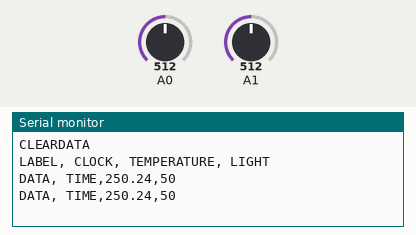
A sketch run on a simulated Arduino Uno, built with avr-gcc and run on an emulated ATmega328P. Shown: the last lines printed to the serial monitor. The inputs (shaded band) are chosen by the test bench; at power-on: A0 = 512, A1 = 512.

Above: at 1.8 s.
1.9 s: A0 set to 716
At 2.8 s:
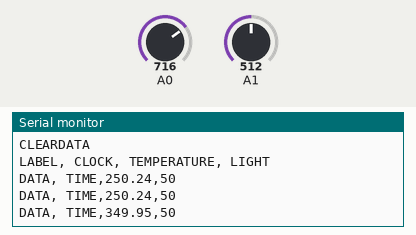
3.4 s: A1 set to 716
At 4.7 s:
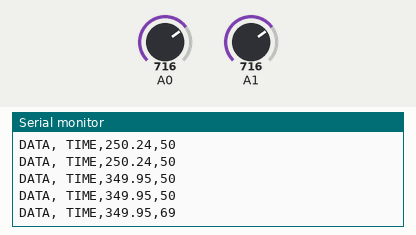
4.9 s: A0 set to 900
At 5.6 s:
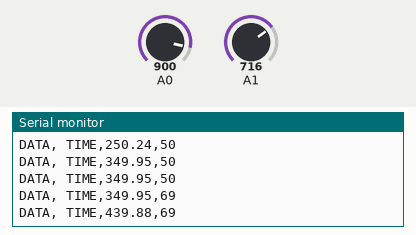
6.4 s: A1 set to 900
At 7.8 s:
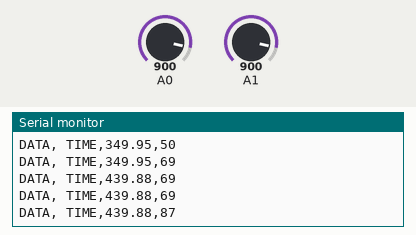
Timing chart, 0 to 8.9 s (numbered marks = the images above; inputs shaded):
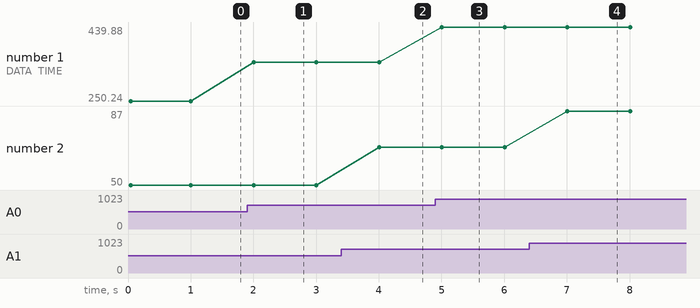

Measured:
- after the input at 1.9 s, the serial monitor: prints a new line after 0.10 s (image 1)
- after the input at 3.4 s, the serial monitor: prints a new line after 0.61 s (image 2)
- after the input at 4.9 s, the serial monitor: prints a new line after 0.11 s (image 3)
- after the input at 6.4 s, the serial monitor: prints a new line after 0.61 s (image 4)
- plotted number 1: 250.24 → 349.95 after the input at 1.9 s, 349.95 → 439.88 after the input at 4.9 s
- plotted number 2: 50 → 69 after the input at 3.4 s, 69 → 87 after the input at 6.4 s

The sketch:

DAQplx.ino
```cpp
float tempcelc;
float lm_value;
int ldr_value;
int ldr_percent;

void setup() {
  Serial.begin(9600);
  Serial.println("CLEARDATA");
  Serial.println("LABEL, CLOCK, TEMPERATURE, LIGHT");
}

void loop() {
  lm_value = analogRead(A0);
  tempcelc = (lm_value/1023)*5000;
  tempcelc = tempcelc/10;

  ldr_value = analogRead(A1);
  ldr_percent = map(ldr_value, 0, 1023,0,100);
  Serial.print("DATA, TIME,");
  Serial.print(tempcelc);
  Serial.print(",");
  Serial.println(ldr_percent);
  delay(1000);
}
```
